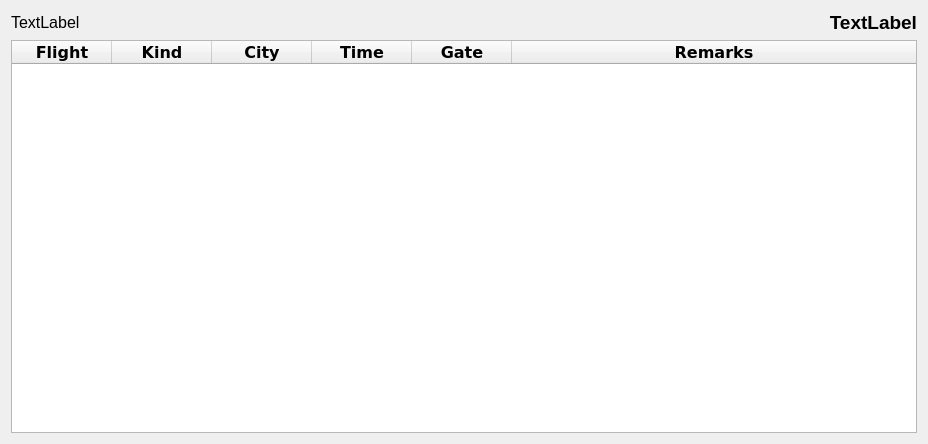
<?xml version="1.0" encoding="UTF-8"?>
<ui version="4.0">
 <class>Form</class>
 <widget class="QWidget" name="Form">
  <property name="geometry">
   <rect>
    <x>0</x>
    <y>0</y>
    <width>928</width>
    <height>444</height>
   </rect>
  </property>
  <property name="windowTitle">
   <string>Flight Display</string>
  </property>
  <layout class="QGridLayout" name="gridLayout">
   <item row="0" column="0">
    <widget class="QLabel" name="date">
     <property name="font">
      <font>
       <pointsize>12</pointsize>
       <weight>50</weight>
       <italic>false</italic>
       <bold>false</bold>
      </font>
     </property>
     <property name="text">
      <string>TextLabel</string>
     </property>
     <property name="alignment">
      <set>Qt::AlignLeading|Qt::AlignLeft|Qt::AlignVCenter</set>
     </property>
    </widget>
   </item>
   <item row="0" column="1">
    <widget class="QLabel" name="time">
     <property name="font">
      <font>
       <pointsize>14</pointsize>
       <weight>75</weight>
       <bold>true</bold>
      </font>
     </property>
     <property name="text">
      <string>TextLabel</string>
     </property>
     <property name="alignment">
      <set>Qt::AlignRight|Qt::AlignTrailing|Qt::AlignVCenter</set>
     </property>
    </widget>
   </item>
   <item row="1" column="0" colspan="2">
    <widget class="QTableWidget" name="table">
     <property name="enabled">
      <bool>true</bool>
     </property>
     <property name="sizePolicy">
      <sizepolicy hsizetype="Expanding" vsizetype="Expanding">
       <horstretch>1</horstretch>
       <verstretch>0</verstretch>
      </sizepolicy>
     </property>
     <property name="font">
      <font>
       <family>DejaVu Sans</family>
       <pointsize>12</pointsize>
       <weight>75</weight>
       <bold>true</bold>
      </font>
     </property>
     <property name="midLineWidth">
      <number>1</number>
     </property>
     <property name="editTriggers">
      <set>QAbstractItemView::NoEditTriggers</set>
     </property>
     <property name="tabKeyNavigation">
      <bool>false</bool>
     </property>
     <property name="showDropIndicator" stdset="0">
      <bool>false</bool>
     </property>
     <attribute name="horizontalHeaderStretchLastSection">
      <bool>true</bool>
     </attribute>
     <attribute name="verticalHeaderVisible">
      <bool>false</bool>
     </attribute>
     <column>
      <property name="text">
       <string>Flight</string>
      </property>
     </column>
     <column>
      <property name="text">
       <string>Kind</string>
      </property>
     </column>
     <column>
      <property name="text">
       <string>City</string>
      </property>
     </column>
     <column>
      <property name="text">
       <string>Time</string>
      </property>
     </column>
     <column>
      <property name="text">
       <string>Gate</string>
      </property>
     </column>
     <column>
      <property name="text">
       <string>Remarks</string>
      </property>
     </column>
    </widget>
   </item>
  </layout>
 </widget>
 <resources/>
 <connections/>
</ui>
